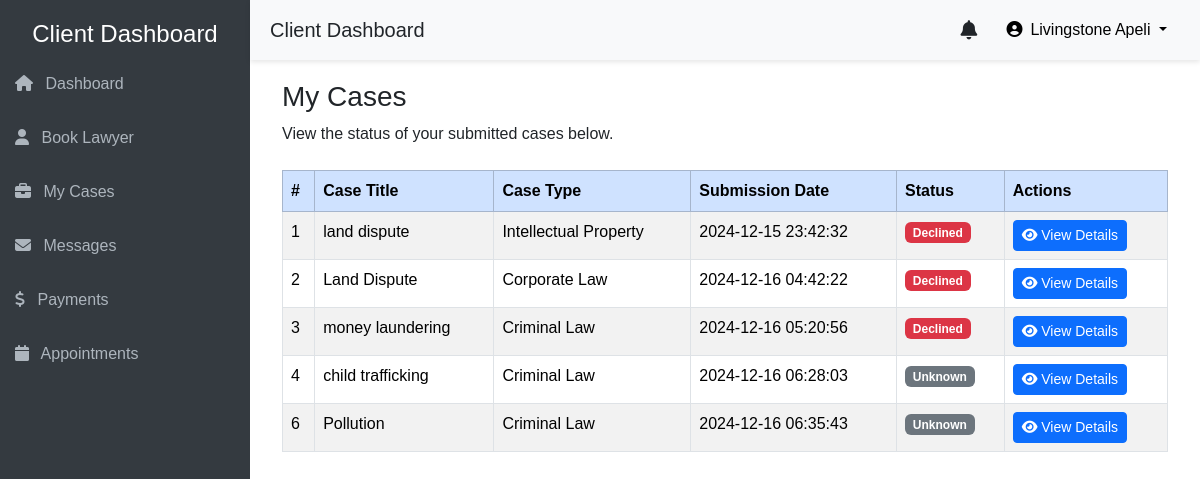
/clients/cases_history.php (signed in), run on the app's committed database.
### tables this page shows
CREATE TABLE `cases` (
  `id` int(11) NOT NULL,
  `case_title` varchar(255) NOT NULL,
  `case_details` text NOT NULL,
  `specialization_id` int(11) NOT NULL,
  `contact_info` varchar(255) NOT NULL,
  `user_id` int(11) NOT NULL,
  `created_at` timestamp NOT NULL DEFAULT current_timestamp(),
  `status` enum('Under Review','Approved','Declined') NOT NULL DEFAULT 'Under Review'
);

CREATE TABLE `specializations` (
  `id` int(11) NOT NULL,
  `specialization_name` varchar(255) NOT NULL,
  `description` text NOT NULL
);

### clients/cases_history.php (the view, shortened to what this page needs)
<?php
require_once '../includes/db_connect.php';
$userId = $_SESSION['user_id'];
$query = "SELECT c.id, c.case_title, s.specialization_name, c.created_at, c.status
          FROM cases c
          JOIN specializations s ON c.specialization_id = s.id
          WHERE c.user_id = ?";
$stmt = $conn->prepare($query);
$stmt->bind_param('i', $userId);
$stmt->execute();
$result = $stmt->get_result();
?>
<!DOCTYPE html>
<html lang="en">
<head>
    <link href="https://cdn.jsdelivr.net/npm/bootstrap@5.3.2/dist/css/bootstrap.min.css" rel="stylesheet">
    <link rel="stylesheet" href="https://cdnjs.cloudflare.com/ajax/libs/font-awesome/6.4.0/css/all.min.css">
    <link rel="stylesheet" href="../css/common_dashboard.css">
</head>
<body>
    <?php include('includes/side-nav.php'); ?>
    <?php include('includes/header.php'); ?>
    <div class="main-content">
        <div class="container-fluid">
            <h3>My Cases</h3>
            <p>View the status of your submitted cases below.</p>
            <div class="table-responsive mt-4">
                <table class="table table-striped table-bordered">
                    <thead class="table-primary">
                        <tr>
                            <th>#</th>
                            <th>Case Title</th>
                            <th>Case Type</th>
                            <th>Submission Date</th>
                            <th>Status</th>
                            <th>Actions</th>
                        </tr>
                    </thead>
                    <tbody>
                        <?php
                        if ($result->num_rows > 0) {
                            while ($case = $result->fetch_assoc()) {
                                $caseId = $case['id'];
                                $caseTitle = $case['case_title'];
                                $caseType = $case['specialization_name'];
                                $submissionDate = $case['created_at'];
                                $status = $case['status'];
                                $statusClass = '';
                                $statusText = '';
                                switch ($status) {
                                    case 'Declined':
                                        $statusClass = 'bg-danger';
                                        $statusText = 'Declined';
                                        break;
                                    default:
                                        $statusClass = 'bg-secondary';
                                        $statusText = 'Unknown';
                                        break;
                                }
                        ?>
                        <tr>
                            <td><?php echo $caseId; ?></td>
                            <td><?php echo $caseTitle; ?></td>
                            <td><?php echo $caseType; ?></td>
                            <td><?php echo $submissionDate; ?></td>
                            <td>
                                <span class="badge <?php echo $statusClass; ?>"><?php echo $statusText; ?></span>
                            </td>
                            <td>
                                <button class="btn btn-sm btn-primary" onclick="window.location.href='view_case_details.php?case_id=<?php echo $caseId; ?>'">
                                    <i class="fa fa-eye"></i> View Details
                                </button>
                            </td>
                        </tr>
                        <?php
                            }
                        } else {
                            echo "<tr><td colspan='6' class='text-center'>No cases submitted yet.</td></tr>";
                        }
                        ?>
                    </tbody>
                </table>
            </div>
        </div>
    </div>
</body>
</html>

### css/common_dashboard.css (style rules this page uses)
body { font-family: Arial, sans-serif; }
.main-content { margin-left: 250px; padding: 80px 20px 20px; }

### data on the page
cases: id "1", case_title "land dispute", specialization.specialization_name "Intellectual Property", created_at "2024-12-15 23:42:32", status "Declined"
cases: id "2", case_title "Land Dispute", specialization.specialization_name "Corporate Law", created_at "2024-12-16 04:42:22", status "Declined"
cases: id "3", case_title "money laundering", specialization.specialization_name "Criminal Law", created_at "2024-12-16 05:20:56", status "Declined"
cases: id "4", case_title "child trafficking", specialization.specialization_name "Criminal Law", created_at "2024-12-16 06:28:03", status "Unknown"
cases: id "6", case_title "Pollution", specialization.specialization_name "Criminal Law", created_at "2024-12-16 06:35:43", status "Unknown"

### other printed values
$_SESSION['user_name'] "Livingstone Apeli"
